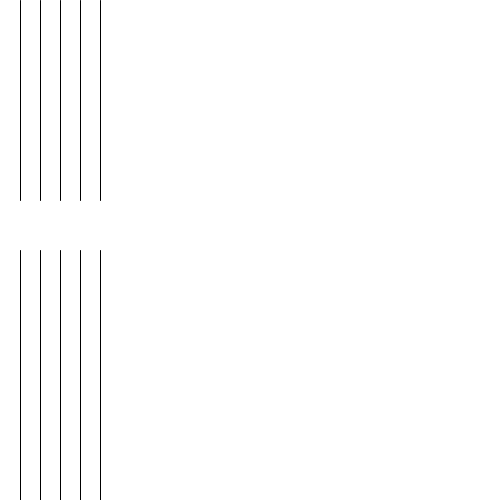
Frame 1 (no input)
Frame 60 (the mouse pressed at the canvas centre just before this capture): identical to frame 1, image omitted
Frame 120 (the mouse held since frame 60 and released just before this capture): identical to frame 1, image omitted

The Processing sketch that drew this single still picture (run headless with seeded random() and noise(); from frame 60 on, the mouse is pressed at the canvas centre):

// Processing sketch: for1
// ── for1.pde
int tama;

void setup() {
  size(500, 500);
}
void draw() {
  background(255);
  line(20, 0, 20, 200);
  line(40, 0, 40, 200);
  line(60, 0, 60, 200);
  line(80, 0, 80, 200);
  line(100, 0, 100, 200);

  for (int l=20; l<=100; l+=20) {
    line(l, 250, l, height);
  }
}
